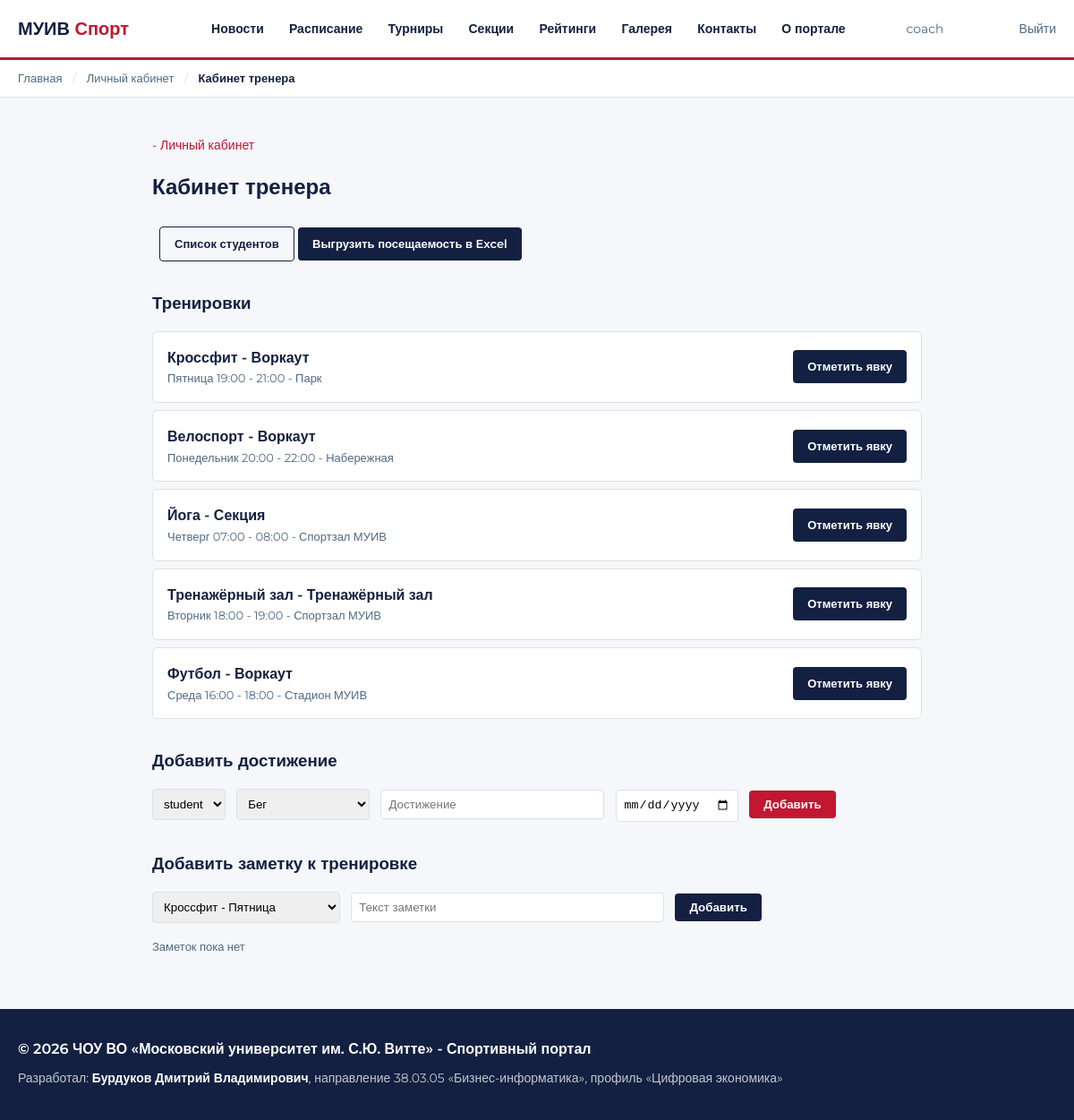
The app's page /profile/coach/ (signed in), older data.
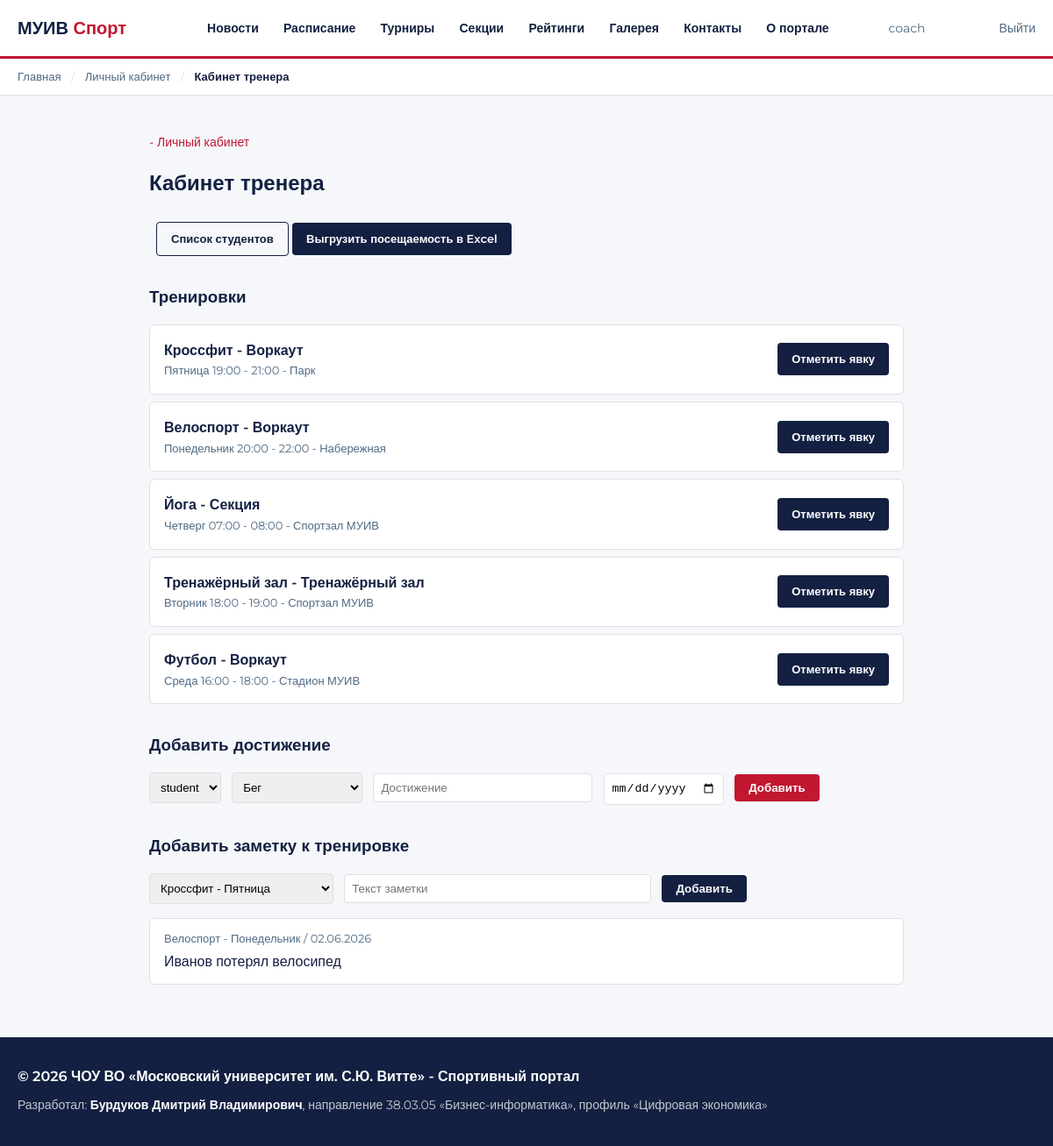
The same page, newer data.
### main/models.py (models this page shows, shortened)
class Training(models.Model):
    DAYS = [
        ('mon', 'Понедельник'),
        ('tue', 'Вторник'),
        ('wed', 'Среда'),
        ('thu', 'Четверг'),
        ('fri', 'Пятница'),
        ('sat', 'Суббота'),
        ('sun', 'Воскресенье'),
    ]
    TYPES = [
        ('home',    'Индивидуальная'),
        ('gym',     'Тренажёрный зал'),
        ('section', 'Секция'),
        ('workout', 'Воркаут'),
    ]
    sport      = models.ForeignKey(Sport, on_delete=models.CASCADE, verbose_name='Вид спорта')
    type       = models.CharField(max_length=20, choices=TYPES, default='section', verbose_name='Тип')
    day        = models.CharField(max_length=3, choices=DAYS, verbose_name='День недели')
    time_start = models.TimeField(verbose_name='Начало')
    time_end   = models.TimeField(verbose_name='Конец')
    location   = models.CharField(max_length=200, blank=True, verbose_name='Место')
    capacity   = models.PositiveIntegerField(default=20, verbose_name='Мест всего')
    notes      = models.TextField(blank=True, verbose_name='Описание / задание')
    class Meta:
        verbose_name        = 'Тренировка'
        verbose_name_plural = 'Расписание'
        ordering            = ['day', 'time_start']

class Sport(models.Model):
    name        = models.CharField(max_length=100, verbose_name='Название')
    description = models.TextField(verbose_name='Описание')
    class Meta:
        verbose_name        = 'Вид спорта'
        verbose_name_plural = 'Виды спорта'
    def __str__(self):
        return self.name

class TrainingNote(models.Model):
    training = models.ForeignKey(Training, on_delete=models.CASCADE, verbose_name='Тренировка')
    coach    = models.ForeignKey(User, on_delete=models.CASCADE, verbose_name='Тренер')
    text     = models.TextField(verbose_name='Заметка')
    created  = models.DateTimeField(auto_now_add=True, verbose_name='Дата')
    class Meta:
        verbose_name        = 'Заметка тренера'
        verbose_name_plural = 'Заметки тренеров'
        ordering            = ['-created']

### main/views.py (the view)
# urls.py: path('profile/coach/', views.coach_dashboard, name='coach_dashboard'),
@login_required
def coach_dashboard(request):
    try:
        profile = request.user.userprofile
        if profile.role != 'coach':
            return redirect('/profile/')
    except:
        return redirect('/profile/')
    trainings = Training.objects.all()
    students  = UserProfile.objects.filter(role='student')
    sports    = Sport.objects.all()
    notes     = TrainingNote.objects.filter(coach=request.user).select_related('training')[:10]
    return render(request, 'profile/coach.html', {
        'trainings': trainings,
        'students': students,
        'sports': sports,
        'notes': notes,
        })

### templates/profile/coach.html (shortened to what this page needs)
{% extends 'base.html' %}
{% block breadcrumbs %}
  <a href="/" style="color: var(--muted); font-weight: 500;">Главная</a>
  <span style="color: var(--border); margin: 0 8px;">/</span>
  <a href="/profile/" style="color: var(--muted); font-weight: 500;">Личный кабинет</a>
  <span style="color: var(--border); margin: 0 8px;">/</span>
  <span style="color: var(--dark); font-weight: 600;">Кабинет тренера</span>
{% endblock %}
{% block content %}
<div style="max-width: 900px; margin: 40px auto; padding: 0 20px;">
  <a href="/profile/" style="font-size: 14px;">- Личный кабинет</a>
  <h2 style="margin-top: 16px;">Кабинет тренера</h2>
  <a href="/profile/coach/students/" style="display: inline-block; margin-top: 8px; margin-left: 8px; padding: 8px 16px; border: 1.5px solid var(--dark); color: var(--dark); border-radius: 4px; font-size: 13px; font-weight: 600;">Список студентов</a>
  <a href="/profile/coach/export/xlsx/" style="display: inline-block; margin-top: 8px; padding: 8px 16px; background: var(--dark); color: white; border-radius: 4px; font-size: 13px; font-weight: 600;">Выгрузить посещаемость в Excel</a>
  <h3 style="margin-top: 32px;">Тренировки</h3>
  <div style="margin-top: 16px;">
    {% for t in trainings %}
      <div style="background: var(--white); border: 1px solid var(--border); border-radius: 6px; padding: 16px; margin-bottom: 8px;">
        <div style="display: flex; align-items: center; justify-content: space-between;">
          <div>
            <div style="font-weight: 600;">{{ t.sport }} - {{ t.get_type_display }}</div>
            <div style="font-size: 13px; color: var(--muted);">{{ t.get_day_display }} {{ t.time_start|time:"H:i" }} - {{ t.time_end|time:"H:i" }} - {{ t.location }}</div>
          </div>
          <a href="/profile/coach/{{ t.pk }}/" style="padding: 8px 16px; background: var(--dark); color: var(--white); border-radius: 4px; font-size: 13px; font-weight: 600;">
            Отметить явку
          </a>
        </div>
      </div>
    {% empty %}
      <p>Тренировок пока нет</p>
    {% endfor %}
  <h3 style="margin-top: 32px;">Добавить достижение</h3>
  <form method="post" action="/profile/coach/achievement/add/" style="margin-top: 16px;">
    <select name="user_id" style="padding: 8px; border: 1px solid var(--border); border-radius: 4px; margin-right: 8px;">
      {% for u in students %}
        <option value="{{ u.user.pk }}">{{ u.user.username }}</option>
      {% endfor %}
    </select>
    <select name="sport_id" style="padding: 8px; border: 1px solid var(--border); border-radius: 4px; margin-right: 8px;">
      {% for s in sports %}
        <option value="{{ s.pk }}">{{ s.name }}</option>
      {% endfor %}
    </select>
    <input type="text" name="title" placeholder="Достижение" style="padding: 8px; border: 1px solid var(--border); border-radius: 4px; margin-right: 8px; width: 250px;">
    <input type="date" name="date" style="padding: 8px; border: 1px solid var(--border); border-radius: 4px; margin-right: 8px;">
    <button type="submit" style="padding: 8px 16px; background: var(--red); color: white; border: none; border-radius: 4px; font-weight: 600; cursor: pointer;">Добавить</button>
  </form>
  <h3 style="margin-top: 32px;">Добавить заметку к тренировке</h3>
  <form method="post" action="/profile/coach/note/add/" style="margin-top: 16px;">
    <select name="training_id" style="padding: 8px; border: 1px solid var(--border); border-radius: 4px; margin-right: 8px;">
      {% for t in trainings %}
        <option value="{{ t.pk }}">{{ t.sport }} - {{ t.get_day_display }}</option>
      {% endfor %}
    </select>
    <input type="text" name="text" placeholder="Текст заметки" style="padding: 8px; border: 1px solid var(--border); border-radius: 4px; margin-right: 8px; width: 350px;">
    <button type="submit" style="padding: 8px 16px; background: var(--dark); color: white; border: none; border-radius: 4px; font-weight: 600; cursor: pointer;">Добавить</button>
  </form>
  <div style="margin-top: 16px;">
    {% for note in notes %}
      <div style="background: var(--white); border: 1px solid var(--border); border-radius: 6px; padding: 12px 16px; margin-bottom: 8px;">
        <div style="font-size: 13px; color: var(--muted); margin-bottom: 4px;">{{ note.training.sport }} - {{ note.training.get_day_display }} / {{ note.created|date:"d.m.Y" }}</div>
        <div>{{ note.text }}</div>
      </div>
    {% empty %}
      <p style="font-size: 13px; color: var(--muted);">Заметок пока нет</p>
    {% endfor %}
  </div>
  </div>
</div>
{% endblock %}

### templates/base.html (shortened to what this page needs)
{% load static %}
<!DOCTYPE html>
<html lang="ru">
<head>
  <link rel="stylesheet" href="{% static 'css/style.css' %}">
</head>
<body>
  <div style="background: var(--white); border-bottom: 3px solid var(--red); padding: 16px 0;">
    <div class="container" style="display: flex; align-items: center; justify-content: space-between;">
      <a href="/" style="font-size: 20px; font-weight: 700; color: var(--dark);">МУИВ <span style="color: var(--red);">Спорт</span></a>
      <nav>
        <a href="/news/" style="margin-left: 24px; font-size: 14px; font-weight: 600; color: var(--dark);">Новости</a>
        <a href="/schedule/" style="margin-left: 24px; font-size: 14px; font-weight: 600; color: var(--dark);">Расписание</a>
        <a href="/tournaments/" style="margin-left: 24px; font-size: 14px; font-weight: 600; color: var(--dark);">Турниры</a>
        <a href="/sports/" style="margin-left: 24px; font-size: 14px; font-weight: 600; color: var(--dark);">Секции</a>
        <a href="/ratings/" style="margin-left: 24px; font-size: 14px; font-weight: 600; color: var(--dark);">Рейтинги</a>
        <a href="/gallery/" style="margin-left: 24px; font-size: 14px; font-weight: 600; color: var(--dark);">Галерея</a>
        <a href="/contacts/" style="margin-left: 24px; font-size: 14px; font-weight: 600; color: var(--dark);">Контакты</a>
        <a href="/about/" style="margin-left: 24px; font-size: 14px; font-weight: 600; color: var(--dark);">О портале</a>
      </nav>
      {% if user.is_authenticated %}
        <a href="/profile/" style="font-size: 14px; color: var(--muted);">{{ user.username }}</a>
        <a href="/accounts/logout/" style="font-size: 14px; color: var(--muted); margin-left: 16px;">Выйти</a>
      {% else %}
        <a href="/accounts/login/" style="padding: 8px 20px; background: var(--red); color: var(--white); border-radius: 4px; font-size: 14px; font-weight: 600;">Войти</a>
      {% endif %}
    </div>
  </div>
  <div style="background: white; border-bottom: 1px solid var(--border); padding: 10px 0; font-size: 13px;">
    <div class="container">
      {% block breadcrumbs %}{% endblock %}
    </div>
  </div>
  {% block content %}{% endblock %}
<footer style="background: var(--dark); color: white; margin-top: 60px; padding: 32px 0 24px;">
    <div class="container">
      <p style="color: white; font-weight: 600; margin-bottom: 8px;">© 2026 ЧОУ ВО «Московский университет им. С.Ю. Витте» - Спортивный портал</p>
      <p style="color: rgba(255,255,255,.75); font-size: 14px;">
        Разработал: <strong style="color: white;">Бурдуков Дмитрий Владимирович</strong>, направление 38.03.05 «Бизнес-информатика», профиль «Цифровая экономика»
      </p>
    </div>
  </footer>
</body>
</html>

### static/css/style.css (style rules this page uses)
:root { --red: #C21631; --dark: #132041; --muted: #4F6A84; --border: #E0E0E0; --bg: #F5F7FA; --white: #FFFFFF; }
* { box-sizing: border-box; margin: 0; padding: 0; }
body { font-family: 'Montserrat', sans-serif; font-size: 16px; color: var(--dark); background: var(--bg); line-height: 1.6; }
.container { max-width: 1200px; margin: 0 auto; padding: 0 20px; }
h1, h2, h3 { font-weight: 700; margin-bottom: 16px; }
p { color: var(--muted); margin-bottom: 12px; }
a { color: var(--red); text-decoration: none; }

Row changes from the older to the newer data that the page shows:
added TrainingNote: training.sport "Велоспорт", training.day "Понедельник", created "02.06.2026", text "Иванов потерял велосипед"
Text that changed along with them:
text no longer shown: "Заметок пока нет"
